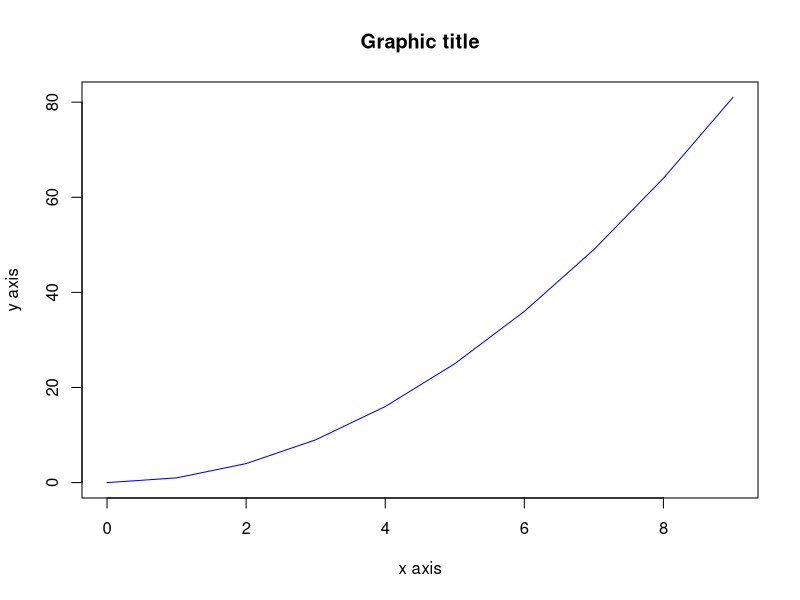

This chart was generated by the following R code:
## ---- chunk 1
knitr::opts_chunk$set(echo = TRUE)
## ---- chunk 2
summary(cars)
## ---- chunk 3

a <- c(0:9)
b <- a^2
plot(a,b, type = "l",
          col="blue", 
          xlab = "x axis", 
          ylab = "y axis", 
          main = "Graphic title")

